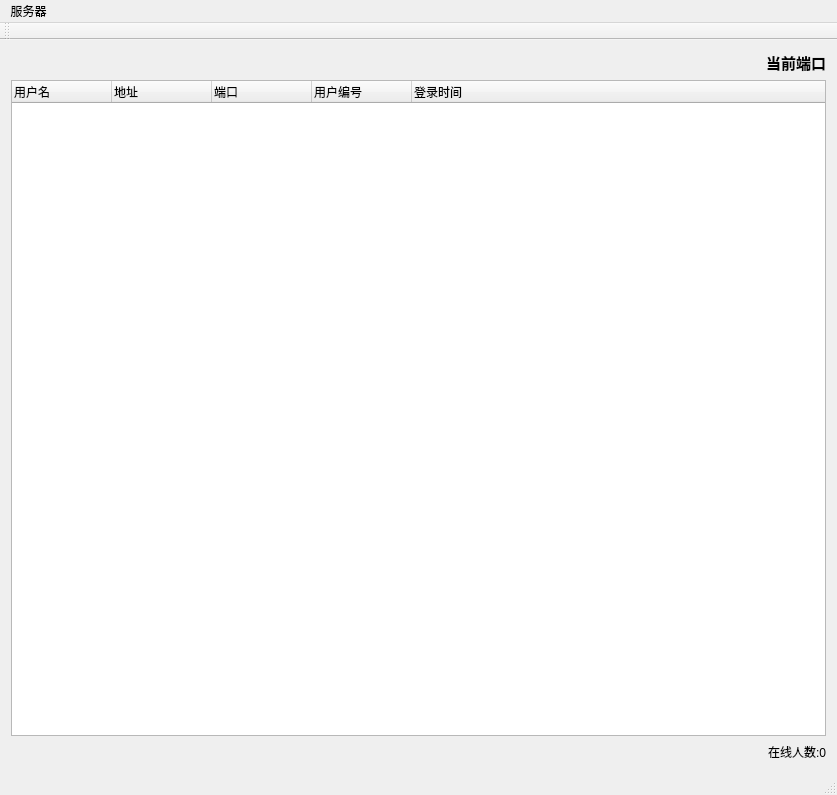
<?xml version="1.0" encoding="UTF-8"?>
<ui version="4.0">
 <class>chatOnLineServerClass</class>
 <widget class="QMainWindow" name="chatOnLineServerClass">
  <property name="geometry">
   <rect>
    <x>0</x>
    <y>0</y>
    <width>837</width>
    <height>795</height>
   </rect>
  </property>
  <property name="windowTitle">
   <string>chatOnLineServer</string>
  </property>
  <widget class="QWidget" name="centralWidget">
   <layout class="QVBoxLayout" name="verticalLayout">
    <item>
     <layout class="QHBoxLayout" name="horizontalLayout">
      <item>
       <spacer name="horizontalSpacer">
        <property name="orientation">
         <enum>Qt::Horizontal</enum>
        </property>
        <property name="sizeHint" stdset="0">
         <size>
          <width>40</width>
          <height>20</height>
         </size>
        </property>
       </spacer>
      </item>
      <item>
       <widget class="QLabel" name="labelPort">
        <property name="font">
         <font>
          <family>宋体</family>
          <pointsize>11</pointsize>
          <weight>75</weight>
          <bold>true</bold>
         </font>
        </property>
        <property name="text">
         <string>当前端口</string>
        </property>
       </widget>
      </item>
     </layout>
    </item>
    <item>
     <widget class="QTreeWidget" name="treeWidget">
      <column>
       <property name="text">
        <string>用户名</string>
       </property>
      </column>
      <column>
       <property name="text">
        <string>地址</string>
       </property>
      </column>
      <column>
       <property name="text">
        <string>端口</string>
       </property>
      </column>
      <column>
       <property name="text">
        <string>用户编号</string>
       </property>
      </column>
      <column>
       <property name="text">
        <string>登录时间</string>
       </property>
      </column>
     </widget>
    </item>
    <item>
     <layout class="QHBoxLayout" name="horizontalLayout_2">
      <item>
       <spacer name="horizontalSpacer_2">
        <property name="orientation">
         <enum>Qt::Horizontal</enum>
        </property>
        <property name="sizeHint" stdset="0">
         <size>
          <width>40</width>
          <height>20</height>
         </size>
        </property>
       </spacer>
      </item>
      <item>
       <widget class="QLabel" name="labelClientNum">
        <property name="text">
         <string>在线人数:0</string>
        </property>
       </widget>
      </item>
     </layout>
    </item>
   </layout>
  </widget>
  <widget class="QMenuBar" name="menuBar">
   <property name="geometry">
    <rect>
     <x>0</x>
     <y>0</y>
     <width>837</width>
     <height>30</height>
    </rect>
   </property>
   <widget class="QMenu" name="menu">
    <property name="title">
     <string>服务器</string>
    </property>
    <addaction name="actionStart"/>
    <addaction name="separator"/>
    <addaction name="actionSetPort"/>
    <addaction name="separator"/>
    <addaction name="actionClose"/>
   </widget>
   <addaction name="menu"/>
  </widget>
  <widget class="QToolBar" name="mainToolBar">
   <attribute name="toolBarArea">
    <enum>TopToolBarArea</enum>
   </attribute>
   <attribute name="toolBarBreak">
    <bool>false</bool>
   </attribute>
  </widget>
  <widget class="QStatusBar" name="statusBar"/>
  <action name="actionStart">
   <property name="checkable">
    <bool>false</bool>
   </property>
   <property name="text">
    <string>启动服务器</string>
   </property>
  </action>
  <action name="actionSetPort">
   <property name="text">
    <string>改变端口</string>
   </property>
  </action>
  <action name="actionClose">
   <property name="text">
    <string>关闭服务器</string>
   </property>
  </action>
 </widget>
 <layoutdefault spacing="6" margin="11"/>
 <resources>
  <include location="chatonlineserver.qrc"/>
 </resources>
 <connections/>
</ui>
